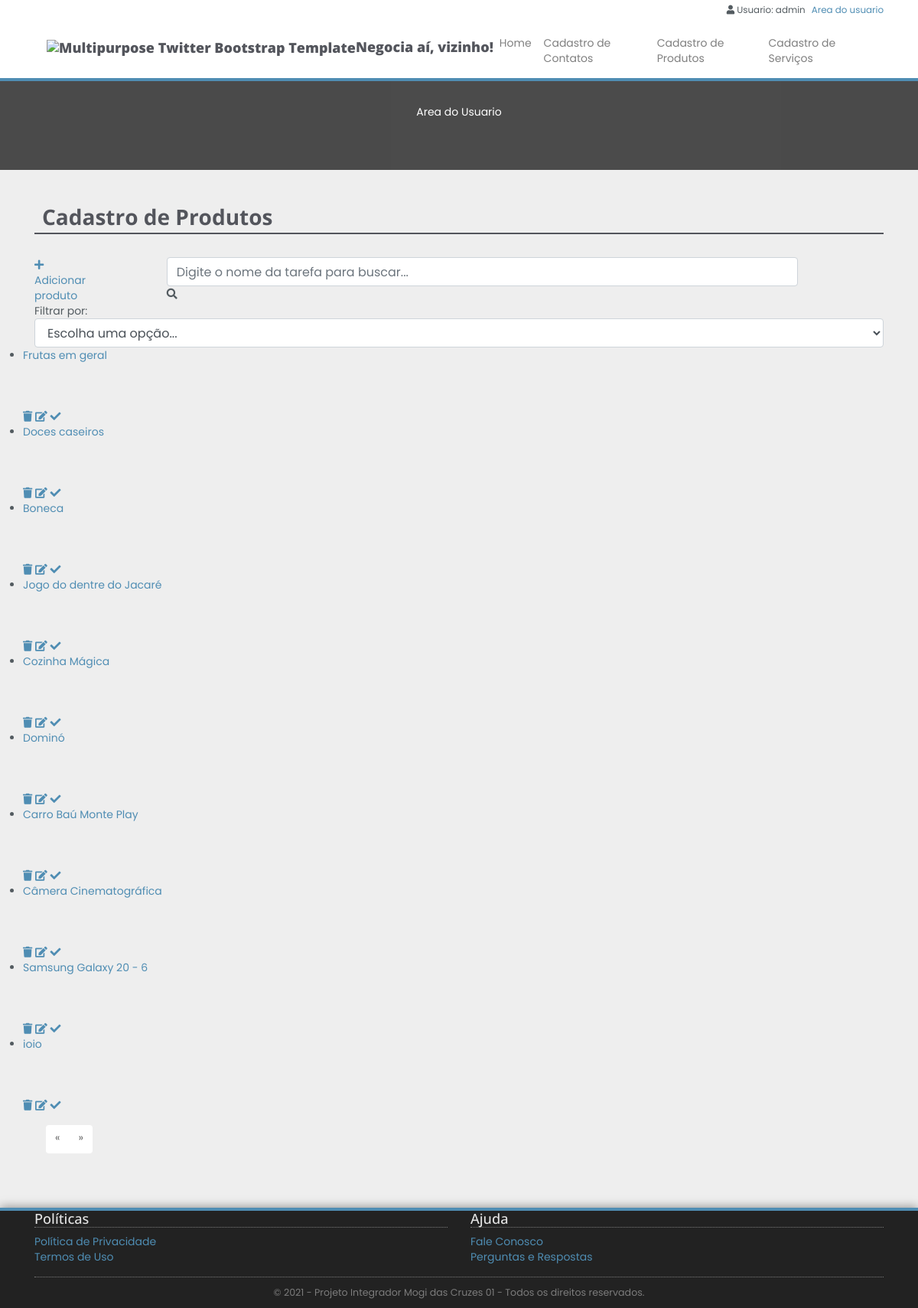
Screenshot of /Cadastro_produto/ (signed in) with the database file from the repository.
### users/models.py (models this page shows)
class User(AbstractUser):
    pass

### anuncios/models.py (models this page shows, shortened)
class Produto(models.Model):
    STATUS_CHOICES = (
        ('A', 'Ativo'),
        ('I', 'Inativo'),
    )
    usuario = models.ForeignKey(
        settings.AUTH_USER_MODEL, on_delete=CASCADE, related_name='fk_produto_user1', default=User, null=True)
    categoria = models.ForeignKey(
        'Categoria', on_delete=CASCADE, related_name='fk_produto_categoria1', limit_choices_to={'tp_categoria': 'P'})
    nm_produto = models.CharField(
        max_length=150, verbose_name='Nome do Produto')
    dc_produto = models.TextField(verbose_name='Descrição')
    vl_produto = models.FloatField(verbose_name='Valor do Produto')
    dt_cadastro = models.DateTimeField(
        verbose_name='Data do Cadastro', auto_now_add=True)
    st_produto = models.CharField(
        max_length=1, verbose_name='Situação do Produto', choices=STATUS_CHOICES)
    imagem =CloudinaryField('image' )

### anuncios/views.py (the view)
# urls.py: path('Cadastro_produto/', views.Cadastro_produto, name='Cadastro_produto'),
@login_required
@user_passes_test(is_Anunciante)
def Cadastro_produto(request):
    produtos = Produto.objects.filter(usuario=request.user)
    return render(request, 'anuncios/Cadastro_produto.html', {'produtos': produtos})

### anuncios/views.py (called while the page is built)
def is_Anunciante(user):
    return user.groups.filter(name='Anunciante').exists() or user.is_superuser

### anuncios/templates/anuncios/Cadastro_produto.html (shortened to what this page needs)
{% extends 'base3.html' %}
{% load static %}
{% block content %}
{% load humanize %}
	<div class="section">
	    	<div class="container">
                <h2>Cadastro de Produtos</h2>
				<div class="row">
						<a id="add-link" href="/produto_add/">
							<div class="col-2 add-div">
								<i class="fas fa-plus"></i> Adicionar produto
							</div>
						</a>
						<div class="col-9 search-div">
							<form method="GET" id="search-form">
								<input class="form-control" type="text" id="search" name="search" placeholder="Digite o nome da tarefa para buscar..." value="{{ request.GET.search }}">
								<i class="fas fa-search" id="search-btn"></i>
							</form>
						</div>
						<div class="col-12 filter-div">
							<span>Filtrar por:</span>
							<select name="filter" id="filter" class="form-control">
								<option value="">Escolha uma opção...</option>
							</select>
						</div>
						<ul class="task-list">
							{% for produto in produtos %}
							<li class="task-list">
									<span><a href="/produto/{{produto.id}}">{{produto.nm_produto}}</a></span>
									<a href="/produto_delete/{{produto.id}}" class="delete-btn"><span><i class="fas fa-trash"></i></span></a>
									<a href="/produto_edit/{{produto.id}}"><span><i class="fas fa-edit"></i></span></a>
									<a href="/produto_changestatus/{{produto.id}}"><i class="fas fa-check"></i></a>
							</li>
							{% endfor %}
						</ul>
				</div>
			<div class="container">
				<nav aria-label="Page navigation example">
					<ul class="pagination">
						{% if produtos.has_previous %}
							<li class="page-item"><a class="page-link" href="?page={{ produtos.previous_page_number }}">&laquo;</a></li>
						{% else %}
							<li class="page-item" class="disabled"><span class="page-link">&laquo;</span></li>
						{% endif %}
						{% if produtos.has_next %}
							<li class="page-item"><a class="page-link" href="?page={{ produtos.next_page_number }}">&raquo;</a></li>
						{% else %}
							<li class="page-item" class="disabled"><span class="page-link">&raquo;</span></li>
						{% endif %}
					</ul>
				</nav>
			</div>
		</div>
	</div>
{% endblock %}

### anuncios/templates/base3.html (shortened to what this page needs)
{% load static %}
<!DOCTYPE html>
 <html class="no-js">
<head>
    <link rel="stylesheet" href="https://cdn.jsdelivr.net/npm/bootstrap@4.6.0/dist/css/bootstrap.min.css">
    <link rel="stylesheet" href="{% static 'css/icomoon-social.css' %}">
    <link rel="stylesheet" href="https://use.fontawesome.com/releases/v5.6.1/css/all.css">
    <link rel="stylesheet" href="{% static 'css/leaflet.css' %}">
    <link rel="stylesheet" href="{% static 'css/main.css' %}">
    <link rel="stylesheet" href="{% static 'css/main-product-detail.css' %}">
</head>
<body>
    <div class="mainmenu-wrapper">
        <div class="container">
            <div class="menuextras">
                <div class="extras">
                    <ul>
                        {% if user.is_authenticated %}
                            <li><i class="fas fa-user"></i>
                            Usuario: {{ user.get_username }}</li>
                            <a href="{% url 'logout'%}?next={{request.path}}">Area do usuario</a>
                        {% else %}
                        <li>
                            <i class="fas fa-user"></i>
                            <a href="{% url 'login'%}?next={{request.path}}">Login</a>
                        </li>
                        {% endif %}
                    </ul>
                </div>
            </div>
            <nav class="navbar navbar-expand-lg navbar-light">
                <a class="navbar-brand" href="/"><h1><img src="{% static 'img/logo.png' %}" alt="Multipurpose Twitter Bootstrap Template">Negocia aí, vizinho!</h1></a>
                <div class="collapse navbar-collapse" id="navbarSupportedContent">
                <ul class="navbar-nav mr-auto">
                    <li class="nav-item">
                        <a class="nav-link" href="/">Home</a>
                    </li>
                    <li  class="nav-item">
                        <a class="nav-link" href="/Cadastro_contato/">Cadastro de Contatos</a>
                    </li>
                    <li class="nav-item">
                        <a class="nav-link" href="/Cadastro_produto/">Cadastro de Produtos</a>
                    </li>
                    <li  class="nav-item">
                        <a class="nav-link" href="/Cadastro_servico/">Cadastro de Serviços</a>
                    </li>
            </div>
        </nav>
        </div>
    </div>
    <div class="section section-breadcrumbs">
        <div class="container">
            <div class="row">
                <div class="col-md-12">
                    <p style="color: white; text-align: center;">Area do Usuario</p>
                </div>
                <div class="col-md-12">
                    <br />
                </div>
            </div>
        </div>
    </div>
    {% block content %}{% endblock %}
    <div class="footer">
        <div class="container">
            <div class="row">
                <div class="col-footer col-md-6 col-xs-6">
                    <h3>Políticas</h3>
                    <ul class="no-list-style footer-navigate-section">
                        <li>
                            <a href="/politica_privacidade/">Política de Privacidade</a>
                        </li>
                        <li>
                            <a href="/termos_uso/">Termos de Uso</a>
                        </li>
                    </ul>
                </div>
                <div class="col-footer col-md-6 col-xs-6">
                    <h3>Ajuda</h3>
                    <ul class="no-list-style footer-navigate-section">
                        <li>
                            <a href="/fale_conosco/">Fale Conosco</a>
                        </li>
                        <li>
                            <a href="/perguntas_respostas/">Perguntas e Respostas</a>
                        </li>
                    </ul>
                </div>
            </div>
            <div class="row">
                <div class="col-md-12">
                    <div class="footer-copyright">&copy; 2021 - Projeto Integrador Mogi das Cruzes 01 - Todos os direitos reservados.</div>
                </div>
            </div>
        </div>
    </div>
</body>
</html>

### anuncios/static/css/main.css (style rules this page uses)
body { background: url(../img/page-background.png); }
.section { padding: 30px 0; -webkit-transform: translateZ(0); -moz-transform: translateZ(0); -o-transform: translateZ(0); -ms-transform: translateZ(0); transform: translateZ(0); }
.section .container:first-child h1, .section .container:first-child h2, .section .container:first-child h3 { margin-top: 0; font-weight: 700; }
ul.no-list-style { list-style-type: none; margin-left: 0; }
ul.no-list-style li { line-height: 28px; }
body { font-family: Arial, Helvetica, sans-serif; font-size: 14px; line-height: 20px; color: #535b60; }
h1 { color: #53555c; font-family: 'Open Sans', sans-serif; font-weight: 800; font-size: clamp(0.9em, 1em + 1vw, 0.8em); }
h2 { color: #53555c; font-family: 'Open Sans', sans-serif; font-size: 2em; border-bottom: 2px solid #53555c; line-height: 1.5em; margin: 30px 0; padding-left: 10px; }
h3 { font-family: 'Open Sans', sans-serif; color: #53555c; font-size: 1.5em; }
a { color: #4f8db3; }
.section-breadcrumbs { background: #222; background: rgba(34, 34, 34, 0.8); margin-bottom: 10px; }
.footer { background: #222; color: #A0A0A0; padding: 0 20px 10px 20px; border-top: 4px solid #4f8db3; margin-top: 20px; -webkit-box-shadow: 0 -1px 12px rgba(0,0,0,0.4); -moz-box-shadow: 0 -1px 12px rgba(0,0,0,0.4); box-shadow: 0 -1px 12px rgba(0,0,0,0.4); color: 0 -1px 12px rgba(0,0,0,0.4); }
.footer h3 { color: #E4E4E4; font-size: 1.3em; border-bottom: 1px dotted #7C7C7C; }
.footer ul { padding: 0; }
.footer-navigate-section li { line-height: 20px !important; }
.footer-copyright { text-align: center; color: #7C7C7C; border-top: 1px dotted #7C7C7C; padding-top: 10px; font-size: 0.9em; }
.pagination > li > a, .pagination > li > span { border: none; border-bottom: 3px solid #FFF; color: #666666; margin-left: 0; margin-bottom: 5px; -webkit-transition: all .25s linear; -moz-transition: all .25s linear; -o-transition: all .25s linear; -ms-transition: all .25s linear; transition: all .25s linear; }
.mainmenu-wrapper { background-color: #FFF; border-bottom: 4px solid #4f8db3; z-index: 4; }
.menuextras { font-size: 0.85em; height: 30px; }
.menuextras ul { margin: 0; padding: 0; list-style-type: none; float: right; padding: 3px 0; }
.menuextras li { float: left; padding: 0 8px; }
.menuextras .extras li { padding: 0 8px; }
.task-list { padding-left: 0; }

### anuncios/static/css/main-product-detail.css (style rules this page uses)
body { background-color: #eee; font-family: "Poppins", sans-serif }
img { height: auto; }

### rows the page displays
User: get_username "admin"
Produto: nm_produto "Frutas em geral"
Produto: nm_produto "Doces caseiros"
Produto: nm_produto "Boneca"
Produto: nm_produto "Jogo do dentre do Jacaré"
Produto: nm_produto "Cozinha Mágica"
Produto: nm_produto "Dominó"
Produto: nm_produto "Carro Baú Monte Play"
Produto: nm_produto "Câmera Cinematográfica"
Produto: nm_produto "Samsung Galaxy 20 - 6"
Produto: nm_produto "ioio"
